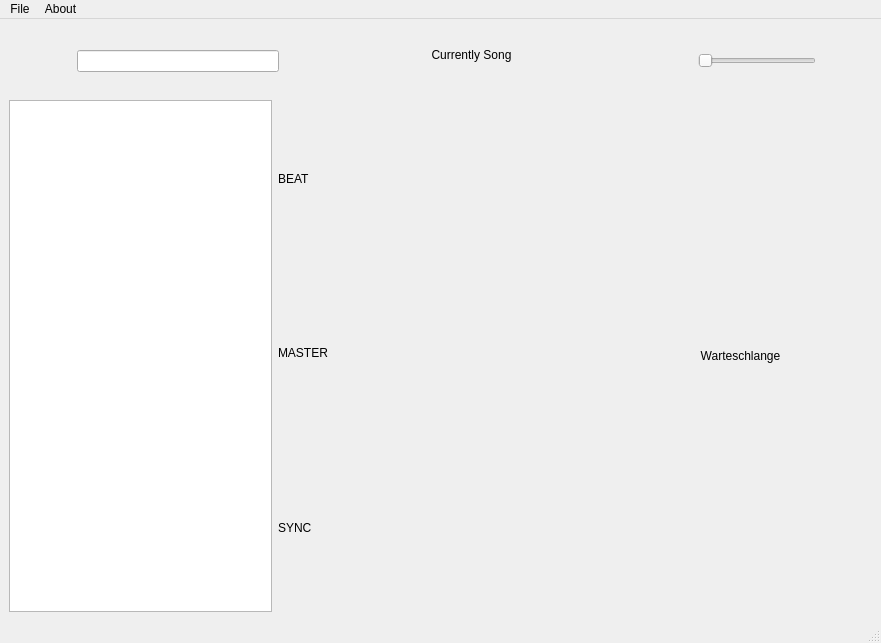
<?xml version="1.0" encoding="UTF-8"?>
<ui version="4.0">
 <class>MainWindow</class>
 <widget class="QMainWindow" name="MainWindow">
  <property name="geometry">
   <rect>
    <x>0</x>
    <y>0</y>
    <width>881</width>
    <height>643</height>
   </rect>
  </property>
  <property name="windowTitle">
   <string>MainWindow</string>
  </property>
  <widget class="QWidget" name="centralwidget">
   <layout class="QGridLayout" name="gridLayout_2">
    <item row="0" column="0" rowspan="4" colspan="3">
     <layout class="QHBoxLayout" name="horizontalLayout_2">
      <property name="leftMargin">
       <number>55</number>
      </property>
      <property name="rightMargin">
       <number>55</number>
      </property>
      <item>
       <widget class="QLabel" name="label_3">
        <property name="text">
         <string/>
        </property>
        <property name="pixmap">
         <pixmap>../img/suche_lupe.png</pixmap>
        </property>
       </widget>
      </item>
      <item>
       <widget class="QLineEdit" name="lineEdit"/>
      </item>
     </layout>
    </item>
    <item row="0" column="3">
     <widget class="QLabel" name="label">
      <property name="text">
       <string/>
      </property>
      <property name="pixmap">
       <pixmap>../img/logo.png</pixmap>
      </property>
      <property name="alignment">
       <set>Qt::AlignCenter</set>
      </property>
     </widget>
    </item>
    <item row="0" column="4" rowspan="4">
     <layout class="QHBoxLayout" name="horizontalLayout">
      <property name="leftMargin">
       <number>76</number>
      </property>
      <property name="rightMargin">
       <number>56</number>
      </property>
      <item>
       <widget class="QLabel" name="label_4">
        <property name="text">
         <string/>
        </property>
        <property name="pixmap">
         <pixmap>../img/volume.png</pixmap>
        </property>
       </widget>
      </item>
      <item>
       <widget class="QSlider" name="volumeSlider">
        <property name="orientation">
         <enum>Qt::Horizontal</enum>
        </property>
       </widget>
      </item>
     </layout>
    </item>
    <item row="1" column="3">
     <layout class="QVBoxLayout" name="verticalLayout">
      <item>
       <widget class="QLabel" name="currentlySong">
        <property name="layoutDirection">
         <enum>Qt::RightToLeft</enum>
        </property>
        <property name="text">
         <string>Currently Song</string>
        </property>
        <property name="alignment">
         <set>Qt::AlignCenter</set>
        </property>
       </widget>
      </item>
     </layout>
    </item>
    <item row="2" column="3">
     <layout class="QGridLayout" name="gridLayout">
      <item row="0" column="0">
       <spacer name="horizontalSpacer_3">
        <property name="orientation">
         <enum>Qt::Horizontal</enum>
        </property>
        <property name="sizeHint" stdset="0">
         <size>
          <width>40</width>
          <height>20</height>
         </size>
        </property>
       </spacer>
      </item>
      <item row="0" column="5">
       <widget class="QPushButton" name="forButton">
        <property name="styleSheet">
         <string notr="true">#forButton {
background-color: transparent;
image: url(:forwards.png);
background: none;
border: none;
background-repeat: none;
max-width: 20px;
max-height: 20px;
min-width: 20px;
min-height: 20px;
}
</string>
        </property>
        <property name="text">
         <string/>
        </property>
       </widget>
      </item>
      <item row="0" column="1">
       <widget class="QPushButton" name="backButton">
        <property name="styleSheet">
         <string notr="true">#backButton {
background-color: transparent;
image: url(:backwards.png);
background: none;
border: none;
background-repeat: none;
max-width: 20px;
max-height: 20px;
min-width: 20px;
min-height: 20px;
}
</string>
        </property>
        <property name="text">
         <string/>
        </property>
       </widget>
      </item>
      <item row="0" column="3">
       <widget class="QPushButton" name="playButton">
        <property name="styleSheet">
         <string notr="true">#playButton {
background-color: transparent;
image: url(:Play.png);
background: none;
border: none;
background-repeat: none;
max-width: 20px;
max-height: 20px;
min-width: 20px;
min-height: 20px;
}
</string>
        </property>
        <property name="text">
         <string/>
        </property>
       </widget>
      </item>
      <item row="0" column="2">
       <spacer name="horizontalSpacer">
        <property name="orientation">
         <enum>Qt::Horizontal</enum>
        </property>
        <property name="sizeHint" stdset="0">
         <size>
          <width>40</width>
          <height>20</height>
         </size>
        </property>
       </spacer>
      </item>
      <item row="0" column="4">
       <spacer name="horizontalSpacer_2">
        <property name="orientation">
         <enum>Qt::Horizontal</enum>
        </property>
        <property name="sizeHint" stdset="0">
         <size>
          <width>40</width>
          <height>20</height>
         </size>
        </property>
       </spacer>
      </item>
      <item row="0" column="6">
       <spacer name="horizontalSpacer_4">
        <property name="orientation">
         <enum>Qt::Horizontal</enum>
        </property>
        <property name="sizeHint" stdset="0">
         <size>
          <width>40</width>
          <height>20</height>
         </size>
        </property>
       </spacer>
      </item>
     </layout>
    </item>
    <item row="3" column="1" rowspan="2">
     <layout class="QVBoxLayout" name="verticalLayout_4">
      <item>
       <widget class="QLabel" name="label_5">
        <property name="text">
         <string>BEAT</string>
        </property>
       </widget>
      </item>
      <item>
       <widget class="QLabel" name="label_6">
        <property name="text">
         <string>MASTER</string>
        </property>
       </widget>
      </item>
      <item>
       <widget class="QLabel" name="label_7">
        <property name="text">
         <string>SYNC</string>
        </property>
       </widget>
      </item>
     </layout>
    </item>
    <item row="3" column="2" rowspan="2" colspan="2">
     <layout class="QVBoxLayout" name="verticalLayout_2"/>
    </item>
    <item row="4" column="0">
     <layout class="QVBoxLayout" name="verticalLayout_5">
      <item>
       <widget class="QTableWidget" name="tableWidget"/>
      </item>
     </layout>
    </item>
    <item row="4" column="4">
     <layout class="QVBoxLayout" name="verticalLayout_3">
      <item>
       <widget class="QLabel" name="label_2">
        <property name="text">
         <string>Warteschlange</string>
        </property>
        <property name="alignment">
         <set>Qt::AlignCenter</set>
        </property>
       </widget>
      </item>
     </layout>
    </item>
   </layout>
  </widget>
  <widget class="QMenuBar" name="menubar">
   <property name="geometry">
    <rect>
     <x>0</x>
     <y>0</y>
     <width>881</width>
     <height>21</height>
    </rect>
   </property>
   <widget class="QMenu" name="menuFile">
    <property name="title">
     <string>File</string>
    </property>
    <addaction name="actionBeispiel"/>
    <addaction name="actionBeispiel_2"/>
    <addaction name="actionBeispiel_3"/>
   </widget>
   <widget class="QMenu" name="menuAbout">
    <property name="title">
     <string>About</string>
    </property>
   </widget>
   <addaction name="menuFile"/>
   <addaction name="menuAbout"/>
  </widget>
  <widget class="QStatusBar" name="statusbar"/>
  <action name="actionBeispiel">
   <property name="text">
    <string>Beispiel</string>
   </property>
  </action>
  <action name="actionBeispiel_2">
   <property name="text">
    <string>Playlist</string>
   </property>
  </action>
  <action name="actionBeispiel_3">
   <property name="text">
    <string>Beispiel</string>
   </property>
  </action>
 </widget>
 <resources/>
 <connections/>
</ui>
